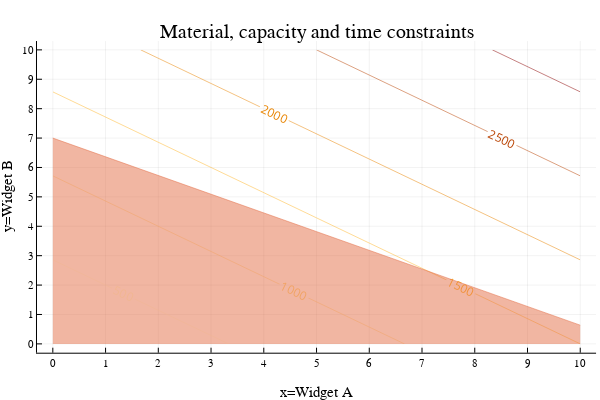

Notebook source saved alongside this figure:
### Code cell
# adding a constraint for widget produced
f3(x) = 1.2x # y = 1.2x
contour(x,y,(x,y)->f(x,y),nlevels=10, c=:heat, linewidth=10, colorbar = false, contour_labels = true)
title!("Material, capacity and time constraints")
xaxis!("x=Widget A")
yaxis!("y=Widget B")
xticks!(0:maximum(x))
yticks!(0:maximum(y))
areaplot!(x[x.<=11], (77 .- 7*x[x.<=11])./11, legend=false, opacity=0.5)
areaplot!(x[x.<=8], (80 .- 10*x[x.<=8])./8, legend=false, opacity=0.5)
areaplot!(x[x.<=8], repeat([maximum(y)],length(x[x.<=8])), legend=false, opacity=0.5)
areaplot!(x[x.<=8], f3(x[x.<=8]), legend=false, opacity=0.5)

### Figure 1 — Plotly figure (JSON) as saved in the notebook; plotly's stock layout.template omitted (floating-point values rounded to 4 significant figures)
{"data": [{"colorbar": {"title": ""}, "colorscale": [[0, "rgba(255, 255, 224, 1.000)"], [0.5, "rgba(255, 165, 0, 1.000)"], [1, "rgba(139, 0, 0, 1.000)"]], "contours": {"coloring": "lines", "showlabels": true}, "name": "y1", "ncontours": 12, "showlegend": false, "showscale": false, "type": "contour", "x": [0, 10], "xaxis": "x", "y": [0, 10], "yaxis": "y", "z": [[0, 1500], [1750, 3250]], "zmax": 3250, "zmin": 0}, {"colorbar": {"title": ""}, "fill": "tozeroy", "fillcolor": "rgba(227, 111, 71, 0.500)", "legendgroup": "y2", "line": {"color": "rgba(227, 111, 71, 0.500)", "dash": "solid", "shape": "linear", "width": 1}, "mode": "lines", "name": "y2", "showlegend": true, "type": "scatter", "x": [0, 10], "xaxis": "x", "y": [7, 0.6364], "yaxis": "y", "zmax": 3250, "zmin": 0}, {"colorbar": {"title": ""}, "fill": "tozeroy", "fillcolor": "rgba(62, 164, 78, 0.500)", "legendgroup": "y3", "line": {"color": "rgba(62, 164, 78, 0.500)", "dash": "solid", "shape": "linear", "width": 1}, "mode": "lines", "name": "y3", "showlegend": true, "type": "scatter", "x": [0], "xaxis": "x", "y": [10], "yaxis": "y", "zmax": 3250, "zmin": 0}, {"colorbar": {"title": ""}, "fill": "tozeroy", "fillcolor": "rgba(195, 113, 210, 0.500)", "legendgroup": "y4", "line": {"color": "rgba(195, 113, 210, 0.500)", "dash": "solid", "shape": "linear", "width": 1}, "mode": "lines", "name": "y4", "showlegend": true, "type": "scatter", "x": [0], "xaxis": "x", "y": [10], "yaxis": "y", "zmax": 3250, "zmin": 0}, {"colorbar": {"title": ""}, "fill": "tozeroy", "fillcolor": "rgba(172, 142, 24, 0.500)", "legendgroup": "y5", "line": {"color": "rgba(172, 142, 24, 0.500)", "dash": "solid", "shape": "linear", "width": 1}, "mode": "lines", "name": "y5", "showlegend": true, "type": "scatter", "x": [0], "xaxis": "x", "y": [0], "yaxis": "y", "zmax": 3250, "zmin": 0}], "layout": {"annotations": [{"font": {"color": "rgba(0, 0, 0, 1.000)", "family": "sans-serif", "size": 20}, "rotation": 0, "showarrow": false, "text": "Material, capacity and time constraints", "x": 0.5275, "xanchor": "center", "xref": "paper", "y": 1, "yanchor": "top", "yref": "paper"}], "height": 400, "margin": {"b": 20, "l": 0, "r": 0, "t": 20}, "paper_bgcolor": "rgba(255, 255, 255, 1.000)", "plot_bgcolor": "rgba(255, 255, 255, 1.000)", "showlegend": false, "width": 600, "xaxis": {"anchor": "y", "domain": [0.06165, 0.9934], "gridcolor": "rgba(0, 0, 0, 0.100)", "gridwidth": 0.5, "linecolor": "rgba(0, 0, 0, 1.000)", "mirror": false, "range": [-0.3, 10.3], "showgrid": true, "showline": true, "showticklabels": true, "tickangle": 0, "tickcolor": "rgb(0, 0, 0)", "tickfont": {"color": "rgba(0, 0, 0, 1.000)", "family": "sans-serif", "size": 11}, "tickmode": "array", "ticks": "inside", "ticktext": ["0", "1", "2", "3", "4", "5", "6", "7", "8", "9", "10"], "tickvals": [0, 1, 2, 3, 4, 5, 6, 7, 8, 9, 10], "title": "x=Widget A", "titlefont": {"color": "rgba(0, 0, 0, 1.000)", "family": "sans-serif", "size": 15}, "type": "-", "visible": true, "zeroline": false, "zerolinecolor": "rgba(0, 0, 0, 1.000)"}, "yaxis": {"anchor": "x", "domain": [0.07581, 0.9415], "gridcolor": "rgba(0, 0, 0, 0.100)", "gridwidth": 0.5, "linecolor": "rgba(0, 0, 0, 1.000)", "mirror": false, "range": [-0.3, 10.3], "showgrid": true, "showline": true, "showticklabels": true, "tickangle": 0, "tickcolor": "rgb(0, 0, 0)", "tickfont": {"color": "rgba(0, 0, 0, 1.000)", "family": "sans-serif", "size": 11}, "tickmode": "array", "ticks": "inside", "ticktext": ["0", "1", "2", "3", "4", "5", "6", "7", "8", "9", "10"], "tickvals": [0, 1, 2, 3, 4, 5, 6, 7, 8, 9, 10], "title": "y=Widget B", "titlefont": {"color": "rgba(0, 0, 0, 1.000)", "family": "sans-serif", "size": 15}, "type": "-", "visible": true, "zeroline": false, "zerolinecolor": "rgba(0, 0, 0, 1.000)"}}}
